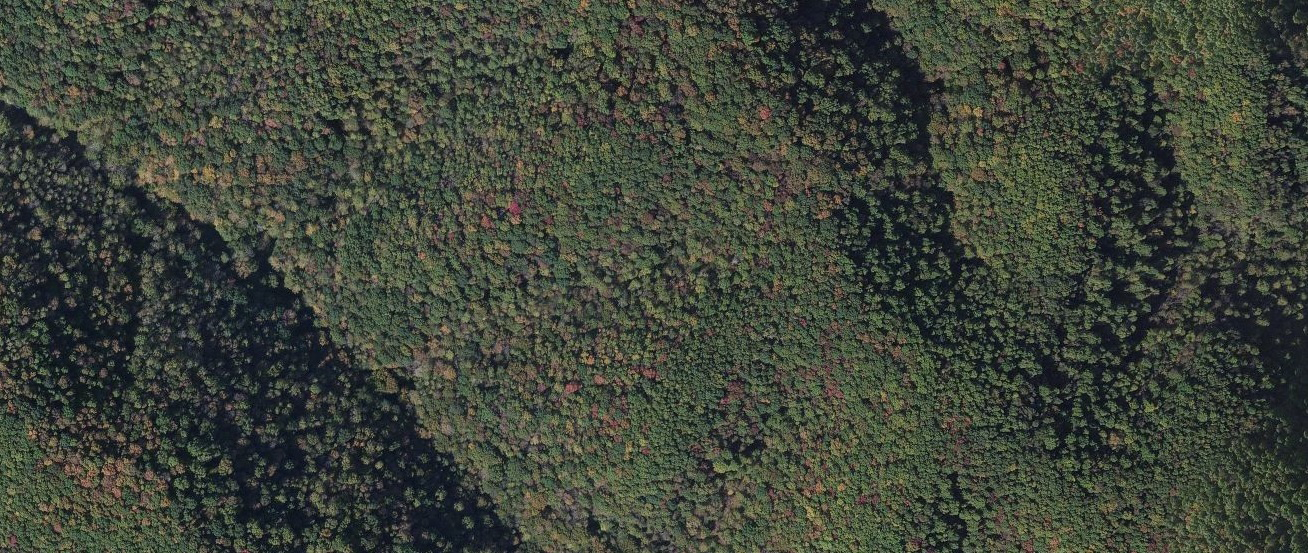
#> input picture code/CNN/Forest/F1.png, 1308 x 553 px; its folder holds only this picture in this run
$ jupyter execute --allow-errors CNN3-BP-Marjo_3.ipynb   (shell and % lines are left out)   (Python 2 division)
#> lines starting #> are read from the running program, lines starting #| are printed output that depends on the picture
# Le-Net 1 based architecture

We start with 41X41 (I) after first convolution (9x9)we have 33X33 (L1). The next pooling layer reduces dimension with 3 to an output image of 11X11 with 4x4 pooling kernels (L2). Then we apply different types of convolution 4x4 kernels on the L2 layer resulting in 8x8 (L3) . Then followed by pooling 2X2 resulting in 4x4 output map (L4). So we have 16 connection for each element in layer L4 (which depend on the amount of different Covolutions in L3)

\begin{equation}
f(x)=\frac{1}{1+e^{-x}} \\
F_{k}= f( \sum_{i} \mathbf{W^{k}_{i} \cdot y_{i}}-b_{k})
\end{equation}

\begin{equation}
E=\sum_{k} \frac{1}{2}|t_k-F_{k}|^{2} \\
\Delta W_{ij}= - \eta \frac{dE}{d W_{ij}}
\end{equation}

\begin{equation}
\Delta W_{ij}= \sum_{k} - \eta \frac{dE}{d F_{k}} \frac{dF_{k}}{dx_{k}} \frac{dx_{k}}{dW_{ij}}=\sum_{k} \eta (t_{k}-F_{k})\frac{e^{-x_{k}}}{(1+e^{-x_{k}})^{2}} \frac{dx_{k}}{dW_{ij}} \\
= \eta (t_{k}-F_{k})\frac{e^{-x_{k}}}{(1+e^{-x_{k}})^{2}} y_{ij}
\end{equation}

\begin{equation}
\Delta b_{k}= - \eta \frac{dE}{d F_{k}} \frac{dF_{k}}{dx_{k}} \frac{dx_{k}}{b_{k}}=\eta (t_{k}-F_{k})\frac{e^{-x_{k}}}{(1+e^{-x_{k}})^{2}} \cdot-1
\end{equation}

Since $\frac{e^{-x_{k}}}{(1+e^{-x_{k}})^{2}}$ is always positive we can neglect this term in our programme

\begin{equation}
x_{k}=\sum_{ij} W^{k}[i,j] \; y^{4rb}[i,j] - b_{k}
\end{equation}

\begin{equation}
y^{4rb}[i,j]= \sum_{u,v} W^{3rb}[u,v] \; y^{3rb} [2i+u,2j+v]
\end{equation}

\begin{equation}
y^{3rb} [2i+u,2j+v]= f\left (x^{3rb}[2i+u,2j+v] \right)
\end{equation}

\begin{equation}
x^{3rb}[2i+u,2j+v]=\sum_{nm} W^{2rb}[n,m] \; y^{2rb}[n+(2i+u),m+(2j+v)] -b^{3rb}[2i+u,2j+v]
\end{equation}

\begin{equation}
\begin{split}
\Delta W^{2rb}[n,m] =\sum_{k} - \eta  \frac{dE}{dF_{k}}
\frac{dF_{k}}{dx_{k}}
\sum_{ij} \frac{dx_{k}}{dy^{4rb}[i,j]}
 \sum_{uv}\frac{dy^{4rb}[i,j]}{d y^{3rb} [2i+u,2j+v]}
\frac{d y^{3rb} [2i+u,2j+v]}{d x^{3rb}[2i+u,2j+v]}
\sum_{nm}\frac{d x^{3rb}[2i+u,2j+v]}{d W^{2rb}[n,m]}
\end{split}
\end{equation}

\begin{equation}
\begin{split}
\Delta b^{3rb}[2i+u,2j+v] =\sum_{k} - \eta  \frac{dE}{dF_{k}}
\frac{dF_{k}}{dx_{k}}
\sum_{ij} \frac{dx_{k}}{dy^{4rb}[i,j]}
 \sum_{uv}\frac{dy^{4rb}[i,j]}{d y^{3rb} [2i+u,2j+v]}
\frac{d y^{3rb} [2i+u,2j+v]}{d x^{3rb}[2i+u,2j+v]}
\frac{d x^{3rb}[2i+u,2j+v]}{d b^{3rb}[2i+u,2j+v]}
\end{split}
\end{equation}

\begin{equation}
    \frac{dx_{k}}{dy^{4rb}[i,j]} = W^{4rbk}[i,j]\\
\end{equation}

\begin{equation}
    \frac{dy^{4rb}[i,j]}{d y^{3rb} [2i+u,2j+v]} = W^{3rb}[u,v] \\
 \end{equation}


\begin{equation}
\frac{d y^{3rb} [2i+u,2j+v]}{d x^{3rb}[2i+u,2j+v]}=\frac{e^{-x^{3rb}[2i+u,2j+v]}}{(1+e^{-x^{3rb}[2i+u,2j+v]})^2}
\end{equation}
This term is first not included since it is always positive. If the training will not converge it might be possible to include this term

 \begin{equation}
    \frac{d y^{3rb} [2i+u,2j+v]}{d W^{2rb}[n,m]}= y^{2rb} [n+(2i+u),m+(2j+v)] \\
\end{equation}

\begin{equation}
\frac{d x^{3rb}[2i+u,2j+v]}{d b^{3rb}[2i+u,2j+v]}=-1
\end{equation}

[cell 1]
import matplotlib.pyplot as plt
import numpy as np
from numpy import linalg as lin
import scipy.signal as sig
from PIL import Image
import glob
import matplotlib.cm as cm
import itertools

[cell 2]
########### Load Input ############################################################################################################################
# In this script I used the brightness to determine structures, instead of one RGB color:
# this is determined by: 0.2126*R + 0.7152*G + 0.0722*B
# Source: https://en.wikipedia.org/wiki/Relative_luminance

patchSize=40 # patchsize this must be 48 since our network can only handle this value

# Open forest
Amount_data= len(glob.glob('Forest/F*'))
Patches_F=np.empty([1,patchSize,patchSize])
Patches_F_RGB=np.empty([1,patchSize,patchSize,3])
Patches_t=np.empty([3])

for k in range (0, Amount_data):
    name="Forest/F%d.png" % (k+1)
    img = Image.open(name)
#> img is the input picture: PIL image 1308x553 RGB; mean R, G, B 63.1, 68.8, 58.1
    data=img.convert('RGB')
    data= np.asarray( data, dtype="int32" )
    data=0.2126*data[:,:,0]+0.7152*data[:,:,1]+0.0722*data[:,:,2]
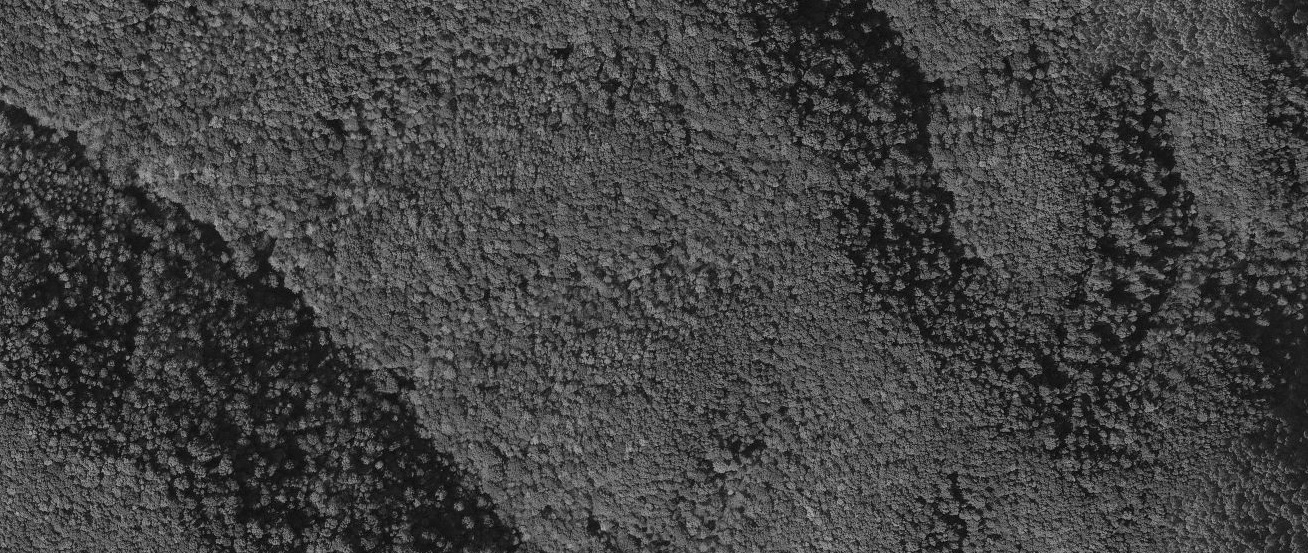
#> data: shape (553, 1308) float64; min 0, max 186.2, mean 66.8
    data2=img.convert('RGB')
    data2= np.asarray( data2, dtype="int32" )

    Yamount=data.shape[0]/patchSize # Counts how many times the windowsize fits in the picture
#> Yamount = 13
    Xamount=data.shape[1]/patchSize # Counts how many times the windowsize fits in the picture
#> Xamount = 32

    # Create patches for structure
    data_t=np.array([[data[j*patchSize:(j+1)*patchSize,i*patchSize:(i+1)*patchSize] for i in range(0,Xamount)] for j in range(0,Yamount)])
    data_t=np.reshape(data_t, [data_t.shape[0]*data_t.shape[1], patchSize, patchSize])
    Patches_F=np.append(Patches_F,data_t,axis=0)
    #Create patches for colour
    data_t=np.array([[data2[j*patchSize:(j+1)*patchSize,i*patchSize:(i+1)*patchSize,:] for i in range(0,Xamount)] for j in range(0,Yamount)])
    data_t=np.reshape(data_t, [data_t.shape[0]*data_t.shape[1], patchSize, patchSize, 3])
    Patches_F_RGB=np.append(Patches_F_RGB, data_t,axis=0)
Patches_F=np.delete(Patches_F, 0,0)
Patches_F_RGB=np.delete(Patches_F_RGB, 0,0)

# Open city
Amount_data= len(glob.glob('City/C*'))
Patches_C=np.empty([1,patchSize,patchSize])
Patches_C_RGB=np.empty([1,patchSize,patchSize,3])
Patches_t=np.empty([3])

for k in range (0, Amount_data):
    name="City/C%d.png" % (k+1)
    img = Image.open(name)
    data=img.convert('RGB')
    data = np.asarray( data, dtype="int32" )
    data=0.2126*data[:,:,0]+0.7152*data[:,:,1]+0.0722*data[:,:,2]
    data2=img.convert('RGB')
    data2= np.asarray( data2, dtype="int32" )

    Yamount=data.shape[0]/patchSize # Counts how many times the windowsize fits in the picture
    Xamount=data.shape[1]/patchSize # Counts how many times the windowsize fits in the picture

    # Create patches for structure
    data_t=np.array([[data[j*patchSize:(j+1)*patchSize,i*patchSize:(i+1)*patchSize] for i in range(0,Xamount)] for j in range(0,Yamount)])
    data_t=np.reshape(data_t, [data_t.shape[0]*data_t.shape[1], patchSize, patchSize])
    Patches_C=np.append(Patches_C,data_t,axis=0)
    #Create patches for colour
    data_t=np.array([[data2[j*patchSize:(j+1)*patchSize,i*patchSize:(i+1)*patchSize,:] for i in range(0,Xamount)] for j in range(0,Yamount)])
    data_t=np.reshape(data_t, [data_t.shape[0]*data_t.shape[1], patchSize, patchSize, 3])
    Patches_C_RGB=np.append(Patches_C_RGB, data_t,axis=0)

Patches_C=np.delete(Patches_C, 0,0)
Patches_C_RGB=np.delete(Patches_C_RGB, 0,0)

# Open water
Amount_data= len(glob.glob('Water/W*'))
Patches_W=np.empty([1,patchSize,patchSize])
Patches_W_RGB=np.empty([1,patchSize,patchSize,3])
Patches_t=np.empty([3])

for k in range (0, Amount_data):
    name="Water/W%d.png" % (k+1)
    img = Image.open(name)
    data=img.convert('RGB')
    data = np.asarray( data, dtype="int32" )
    data=0.2126*data[:,:,0]+0.7152*data[:,:,1]+0.0722*data[:,:,2]

    data2 = img.convert('RGB')
    data2 = np.asarray( data2, dtype="int32" )

    Yamount=data.shape[0]/patchSize # Counts how many times the windowsize fits in the picture
    Xamount=data.shape[1]/patchSize # Counts how many times the windowsize fits in the picture

    # Create patches for structure
    data_t=np.array([[data[j*patchSize:(j+1)*patchSize,i*patchSize:(i+1)*patchSize] for i in range(0,Xamount)] for j in range(0,Yamount)])
    data_t=np.reshape(data_t, [data_t.shape[0]*data_t.shape[1], patchSize, patchSize])
    Patches_W=np.append(Patches_W,data_t,axis=0)
    #Create patches for colour
    data_t=np.array([[data2[j*patchSize:(j+1)*patchSize,i*patchSize:(i+1)*patchSize,:] for i in range(0,Xamount)] for j in range(0,Yamount)])
    data_t=np.reshape(data_t, [data_t.shape[0]*data_t.shape[1], patchSize, patchSize, 3])
    Patches_W_RGB=np.append(Patches_W_RGB, data_t,axis=0)

Patches_W=np.delete(Patches_W, 0,0)
Patches_W_RGB=np.delete(Patches_W_RGB, 0,0)

[cell 3]
print Patches_C.shape[0], Patches_W.shape[0], Patches_F.shape[0]
#| 0 0 416

[cell 4]
########### Functions ############################################################################################################################

# Define Activitation functions, pooling and convolution functions (the rules)

def Sigmoid(x):
    return (1/(1+np.exp(-x)))

def Sigmoid_dx(x):
    return np.exp(-x)/((1+np.exp(-x))**2)

def TanH(x):
    return (1-np.exp(-x))/(1+np.exp(-x))


def Pool(I,W):
    PoolImg=np.zeros((len(I)/len(W),len(I)/len(W))) # W must fit an integer times into I.
    for i in range(0,len(PoolImg)):
        for j in range(0,len(PoolImg)):
            SelAr=I[i*len(W):(i+1)*len(W),j*len(W):(j+1)*len(W)]
            PoolImg[i,j]=np.inner(SelAr.flatten(),W.flatten()) # Now this is just an inner product since we have vectors
    return PoolImg

# To automatically make Gaussian kernels
def makeGaussian(size, fwhm = 3, center=None):
    x = np.arange(0, size, 1, float)
    y = x[:,np.newaxis]

    if center is None:
        x0 = y0 = size // 2
    else:
        x0 = center[0]
        y0 = center[1]

    return np.exp(-4*np.log(2) * ((x-x0)**2 + (y-y0)**2) / fwhm**2)

# To automatically define pooling nodes
def Pool_node(N):
    s=(N,N)
    a=float(N)*float(N)
    return (1.0/a)*np.ones(s)

[cell 5]
#################### Define pooling layers ###########################################################################
P12=Pool_node(4)*(1.0/100.0) #factor 1000 added to lower values more
P34=Pool_node(1)*(1.0/10.0)

#################### Define Convolution layers #######################################################################

######### First C layer #########
C1=[]

## First Kernel

# Inspiration: http://en.wikipedia.org/wiki/Sobel_operator
# http://stackoverflow.com/questions/9567882/sobel-filter-kernel-of-large-size

Kernel=np.array([[4,3,2,1,0,-1,-2,-3,-4],
                 [5,4,3,2,0,-2,-3,-4,-5],
                 [6,5,4,3,0,-3,-4,-5,-6],
                 [7,6,5,4,0,-4,-5,-6,-7],
                 [8,7,6,5,0,-5,-6,-7,-8],
                 [7,6,5,4,0,-4,-5,-6,-7],
                 [6,5,4,3,0,-3,-4,-5,-6],
                 [5,4,3,2,0,-2,-3,-4,-5],
                 [4,3,2,1,0,-1,-2,-3,-4]])

C1.append(Kernel)

## Second Kernel
Kernel=np.matrix.transpose(Kernel)
C1.append(Kernel)

##Third Kernel
#Kernel=makeGaussian(9,5)
#Kernel=(1/np.sum(Kernel))*Kernel
#C1.append(Kernel)

######### Initialize output weights and biases #########

# Define the number of branches in one row
N_branches= 3
ClassAmount=3 # Forest, City, Water
Size_C2=5
S_H3=((patchSize-C1[0].shape[0]+1)/P12.shape[1])-Size_C2+1
S_H4=S_H3/P34.shape[1]

C2=np.random.rand(len(C1),N_branches, Size_C2, Size_C2) # second convolution weigths
W=np.random.rand(ClassAmount, len(C1), N_branches, S_H3, S_H3) # end-weight from output to classifier-neurons
W2=np.random.rand(3,3)
H3_bias=np.random.rand(len(C1),N_branches) # bias in activation function from C2 to H3
Output_bias=np.random.rand(ClassAmount) # bias on the three classes

[cell 6]
N_plts=len(C1)
for i in range(0,N_plts):
    plt.subplot(4,3,i+1)
    plt.imshow(C1[i])
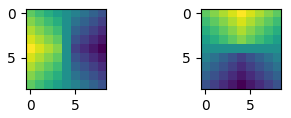
#> figure drawn by matplotlib, 2 panels

# For the extra information regarding the code in the following cell

a random patch is chosen in the following way: the program counts how many files and patches there are in total, then it permutes the sequence so that a random patch is chosen every iteration (forest, city, water). After selecting the number the file has to be found back.

[cell 7]
N_F=Patches_F.shape[0]
#> N_F = 416
N_C=Patches_C.shape[0]
N_W=Patches_W.shape[0]

N_total=N_F+N_C+N_W
#> N_total = 416
Sequence = np.arange(N_total)
#> Sequence = 416 values from 0 to 415
Sequence = np.random.permutation(Sequence)

[cell 8]
# TRAINING PHASE
#delta_H4=np.zeros((len(C1), N_branches, S_H4, S_H4))
#delta_H3=np.zeros((len(C1), N_branches, S_H4, S_H4))

n_bias=1*10**-3
n_W=0.5
n_C2=1*10**-2
n_H3_bias=1*10**-2

FF=[]

Sample_iterations=0
N_1000=0

from itertools import product
###### Chooses patch and defines label #####
#for PP in range(0,len(Sequence)):
#> (the rest of this cell did not finish here and is left out)

[cell 9]
x

[cell 10]
N_total
#> Out = 416

[cell 11]
####### Test phase #######
Error_Test=[]
N_correct=0


from itertools import product
###### Chooses patch and defines label #####
#for PP in range(0,len(Sequence)):
#> (the rest of this cell did not finish here and is left out)

[cell 12]
float(N_correct)/1000

# save training parameters

[cell 13]
import pickle

# obj0, obj1, obj2 are created here...

# Saving the objects:
#with open('objs.pickle', 'w') as f:
#    pickle.dump([obj0, obj1, obj2], f)

# Getting back the objects:
#with open('objs.pickle') as f:
#    obj0, obj1, obj2 = pickle.load(f)

#> (the rest of this cell did not finish here and is left out)

[cell 14]
####### Test phase on new images #######
Error_Test=[]
N_correct=0
patchSize=40

Patches_TEST=np.empty([1,patchSize,patchSize])
Patches_TEST_RGB=np.empty([1,patchSize,patchSize,3])
Patches_t=np.empty([3])

name="Test/Test4.png"
img = Image.open(name)
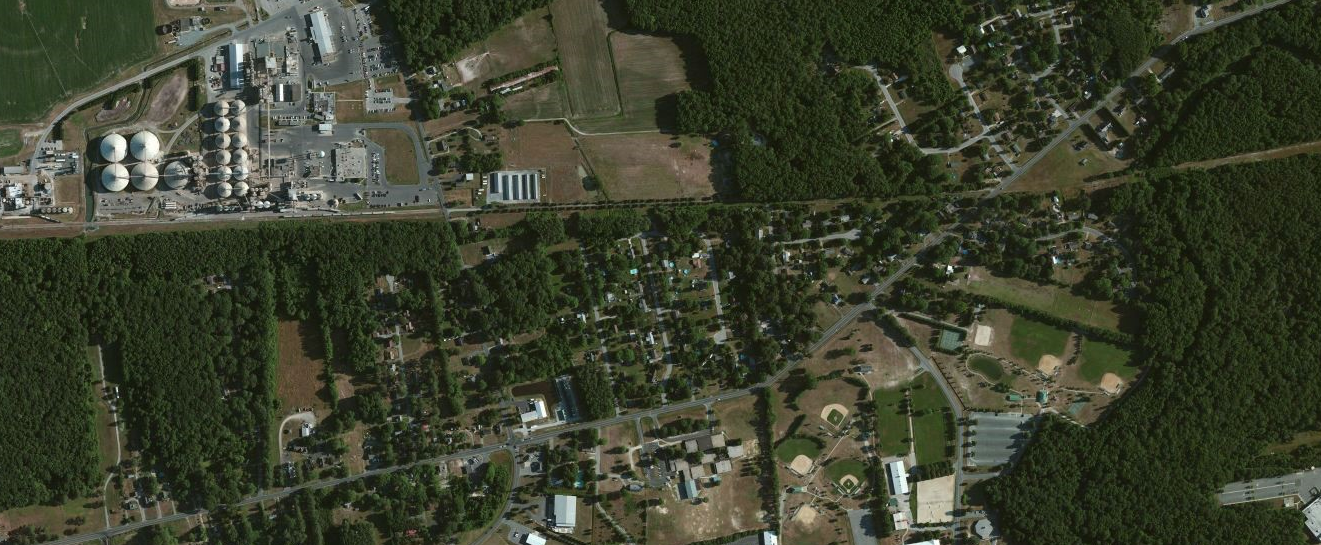
#> input picture code/CNN/Test/Test4.png, 1321 x 545 px
#> img is the input picture: PIL image 1321x545 RGB; mean R, G, B 59.7, 64.8, 46.2
data=img.convert('RGB')
data= np.asarray( data, dtype="int32" )
#> data: shape (545, 1321, 3) int32
data=0.2126*data[:,:,0]+0.7152*data[:,:,1]+0.0722*data[:,:,2]
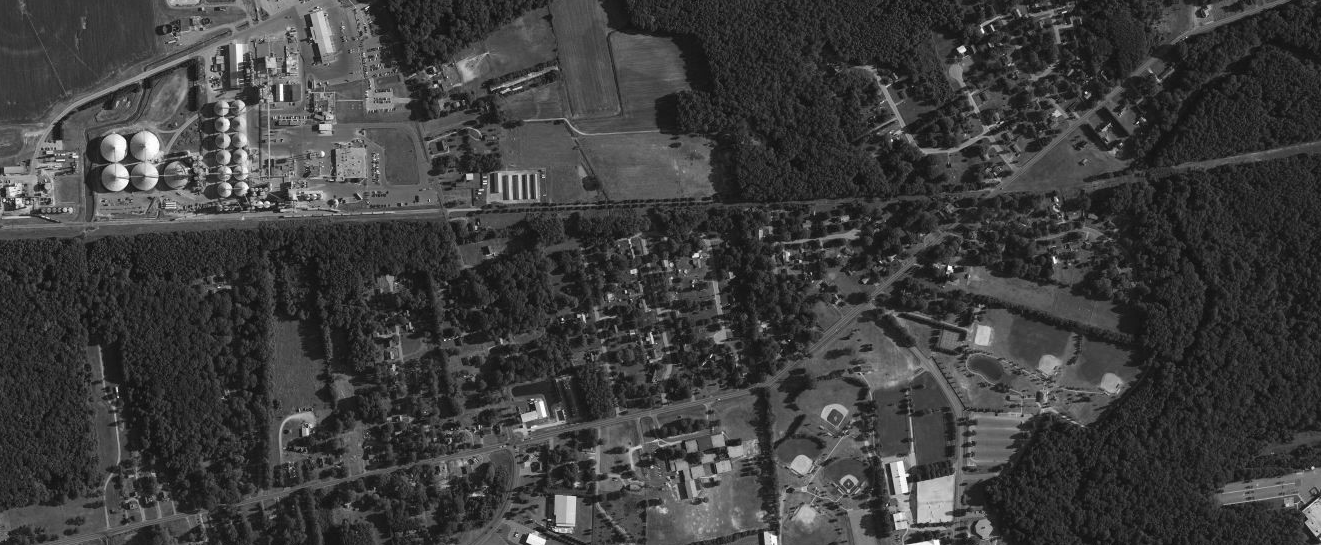
#> data: shape (545, 1321) float64; min 5.14, max 255, mean 62.4
data2=img.convert('RGB')
data2= np.asarray( data2, dtype="int32" )

Yamount=data.shape[0]/patchSize # Counts how many times the windowsize fits in the picture
Xamount=data.shape[1]/patchSize # Counts how many times the windowsize fits in the picture
#> Xamount = 33

    # Create patches for structure
data_t=np.array([[data[j*patchSize:(j+1)*patchSize,i*patchSize:(i+1)*patchSize] for i in range(0,Xamount)] for j in range(0,Yamount)])
data_t=np.reshape(data_t, [data_t.shape[0]*data_t.shape[1], patchSize, patchSize])
Patches_TEST=np.append(Patches_TEST,data_t,axis=0)
    #Create patches for colour
data_t=np.array([[data2[j*patchSize:(j+1)*patchSize,i*patchSize:(i+1)*patchSize,:] for i in range(0,Xamount)] for j in range(0,Yamount)])
data_t=np.reshape(data_t, [data_t.shape[0]*data_t.shape[1], patchSize, patchSize, 3])
Patches_TEST_RGB=np.append(Patches_TEST_RGB, data_t,axis=0)
Patches_TEST=np.delete(Patches_TEST, 0,0)
Patches_TEST_RGB=np.delete(Patches_TEST_RGB, 0,0)

from itertools import product
###### Chooses patch and defines label #####
#for PP in range(0,len(Sequence)):
Forest=0
City=0
Water=0

for PP in range(0,Patches_TEST.shape[0]):
    inputPatch=Patches_TEST[PP]
    Int_RGB=np.mean(np.mean(Patches_TEST_RGB[PP,:,:,:], axis=0), axis=0)/255
    ### Layer 1 ###
    H1=[]
    H2=[]
    H3=np.zeros((len(C1), N_branches, S_H3,S_H3))
    #H4=np.zeros((len(C1), N_branches, S_H4,S_H4))
    x=np.zeros(ClassAmount)
    f=np.zeros(ClassAmount)
    for r in range (0, len(C1)):
        H1.append(sig.convolve(inputPatch, C1[r], 'valid'))
        H2.append(Pool(H1[r], P12))
        for b in range(0,N_branches):
            H3[r][b]=Sigmoid(sig.convolve(H2[r], C2[r][b],'valid')-H3_bias[r][b])
            H4[r][b]=Pool(H3[r][b],P34)
    y=np.append([H4.flatten()], [Int_RGB])
    #Now we have 3x3x4x4 inputs, connected to the 3 output nodes
    for k in range(0,ClassAmount):
        W_t=np.append([W[k].flatten()], [W2[k]])
        x[k]=np.inner(y, W_t)
        f[k]=Sigmoid(x[k]-Output_bias[k])
    f=f/np.sum((f))
    if np.argmax(f)==0:
        Forest=Forest+1
    if np.argmax(f)==1:
        City=City+1
    if np.argmax(f)==2:
        Water=Water+1
#> this loop made 429 passes
#> Int_RGB on passes 1 to 12: [0.187, 0.249, 0.147], [0.176, 0.245, 0.138], [0.188, 0.253, 0.15], [0.208, 0.265, 0.164], [0.391, 0.395, 0.341], [0.392, 0.399, 0.338], [0.45, 0.473, 0.438], [0.433, 0.473, 0.463], [0.456, 0.485, 0.465], [0.198, 0.226, 0.188], [0.138, 0.177, 0.0952], [0.137, 0.169, 0.0924]
#> pass 1, `inputPatch=Patches_TEST[PP]`:
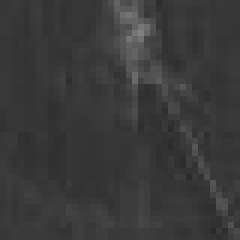
#> inputPatch: shape (40, 40) float64 (shown 6 times larger); min 42.65, max 128.7, mean 58.3
#> pass 3, `inputPatch=Patches_TEST[PP]`:
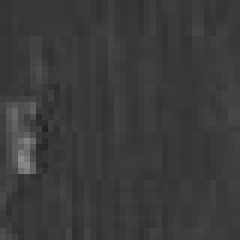
#> inputPatch: shape (40, 40) float64 (shown 6 times larger); min 36.36, max 141.1, mean 59
#> after the loop:
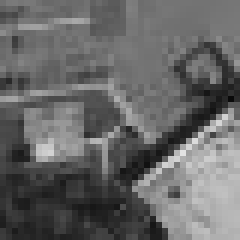
#> inputPatch: shape (40, 40) float64 (shown 6 times larger); min 10.73, max 226.2, mean 103.2

[cell 15]
print Forest, City, Water
#| 429 0 0
